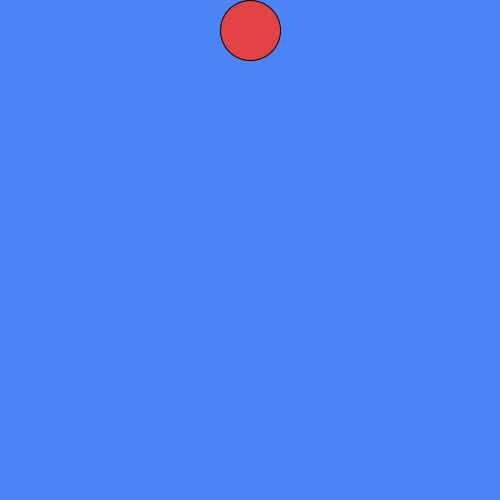
Frame 1 (no input)
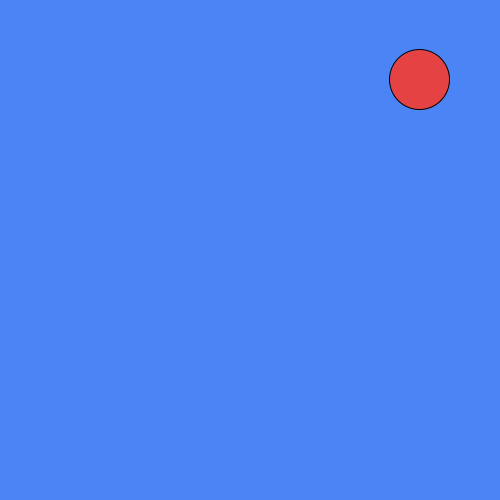
Frame 60 (the mouse pressed at the canvas centre just before this capture)
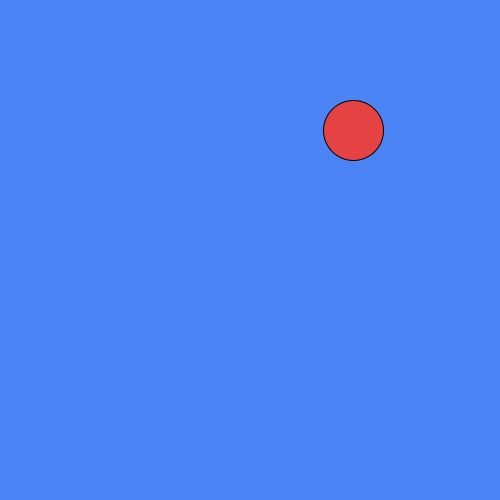
Frame 120 (the mouse held since frame 60 and released just before this capture)

The Processing sketch that drew these frames (run headless with seeded random() and noise(); from frame 60 on, the mouse is pressed at the canvas centre):

// Processing sketch: bouncingball_04
// ── bouncingball_04.pde
// Skylar Liang

float ballX;
float ballY;
float ballR = 30;
float y = 3*sin(PI/11);
float x = 3*cos(PI/11);


void setup(){
  size(500,500);
  ballX = width/2;
  ballY = ballR;
}

boolean movingr = true;
boolean movingdown = true;

void draw(){
   background(#4A84F5);
   fill(#E54343);
   ellipse(ballX, ballY, 2*ballR, 2*ballR);
   
    if(movingr){ //moing right
      if(ballX + ballR <= width){ //i haven't reach the rhs
        ballX = ballX + x;
      }
      else{ //i have reached the rhs
        movingr = false;
    }
    }
    else{ //moving left
      if(ballX - ballR >=0){//if i haven't reach the lhs
        ballX = ballX - x;
      }
      else{
        movingr = true;
      }
    }
    
    
    
    if(movingdown){
      if(ballY + ballR <= height){ //i haven't reach the bottom
        ballY = ballY + y;
      }
      else{ //i have reached the rhs
        movingdown = false;
    }
    }
    else{
      if(ballY - ballR >=0){//if i haven't reach the top
        ballY = ballY - y;
      }
      else{
        movingdown = true;
      }
    } 
}//end of draw
